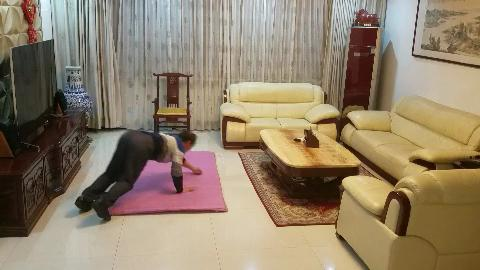
#> input picture fall 1/1015.jpg, 480 x 270 px, given in place of the camera
$ python test2.py
#> lines starting #> are read from the running program, lines starting #| are printed output that depends on the picture
import numpy as np
import cv2
import time

cap = cv2.VideoCapture(0)
ret, first = cap.read()
#> first is the input picture: shape (270, 480, 3); mean B, G, R 106.5, 129.3, 145.1

# Save the first image as reference
first_gray = cv2.cvtColor(first, cv2.COLOR_BGR2GRAY)
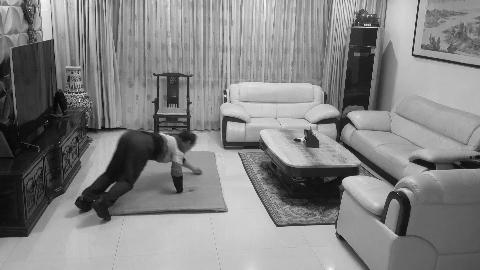
#> first_gray: shape (270, 480); min 1, max 253, mean 131.4
first_gray = cv2.GaussianBlur(first_gray, (21, 21), 0)
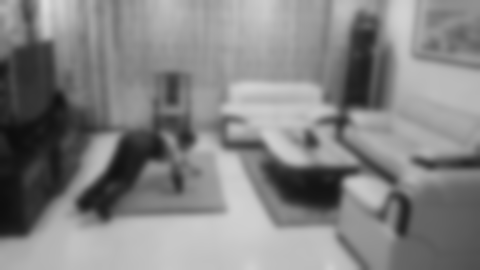
#> first_gray: shape (270, 480); min 14, max 220, mean 131.4

while True:
    ret, frame = cap.read()

    if not ret:
        break

    gray = cv2.cvtColor(frame, cv2.COLOR_BGR2GRAY)
    gray = cv2.GaussianBlur(gray, (21, 21), 0)

    # In each iteration, calculate absolute difference between current frame and reference frame
    difference = cv2.absdiff(gray, first_gray)
#> difference: shape (270, 480); every value is 0

    # Apply thresholding to eliminate noise
    thresh = cv2.threshold(difference, 100, 255, cv2.THRESH_BINARY)[1]
    thresh = cv2.dilate(thresh, None, iterations=3)

    cv2.imshow("thresh", thresh)
    key = cv2.waitKey(1) & 0xFF
#> (key q is pressed here)

    # if the `q` key is pressed, break from the lop
    if key == ord("q"):
        break

cap.release()

$ run again, on fall 1/1032.jpg
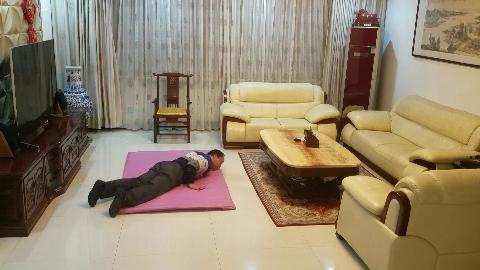
#> input picture fall 1/1032.jpg, 480 x 270 px, given in place of the camera
#> first is the input picture: shape (270, 480, 3); mean B, G, R 109.1, 132.3, 147.3
#> `first_gray = cv2.cvtColor(first, cv2.COLOR_BGR2GRAY)`:
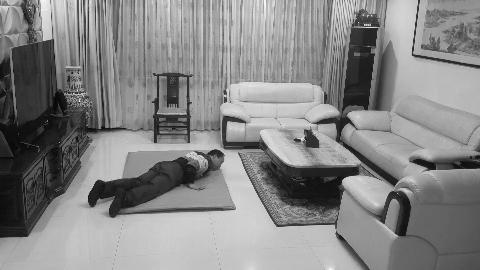
#> first_gray: shape (270, 480); min 1, max 253, mean 134.1
#> `first_gray = cv2.GaussianBlur(first_gray, (21, 21), 0)`:
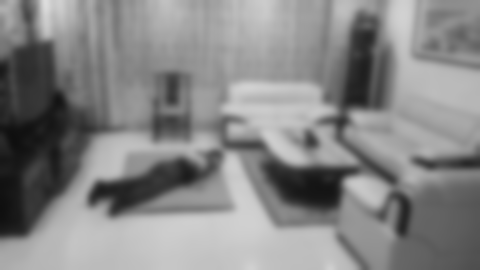
#> first_gray: shape (270, 480); min 15, max 220, mean 134.1
#> difference: shape (270, 480); every value is 0
